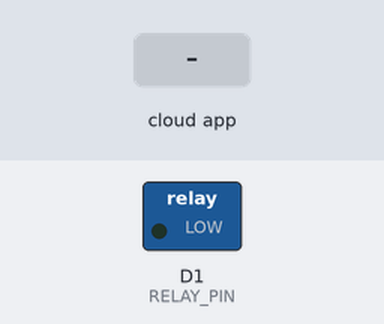
The sketch below on a simulated ESP8266 (NodeMCU). Shown: switched loads named in the sketch (green lamp = pin HIGH). The inputs (shaded band) are chosen by the test bench. What the sketch prints to the serial monitor is not drawn.

Above: at 2.7 s.
2.8 s: the phone or cloud app sets relay to ON
At 3.1 s:
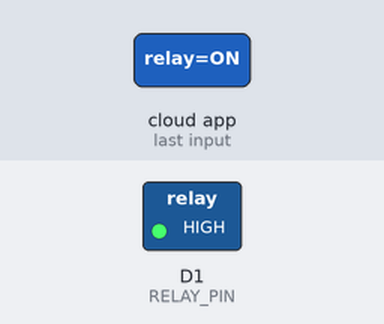
5.8 s: the phone or cloud app sets relay to OFF
At 6.9 s:
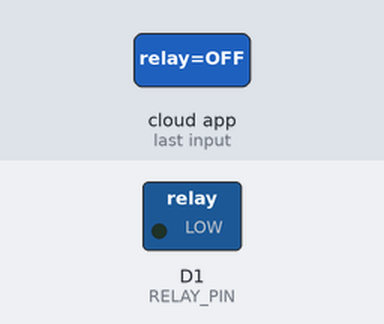
Timing chart, 0 to 8.8 s (numbered marks = the images above; inputs shaded):
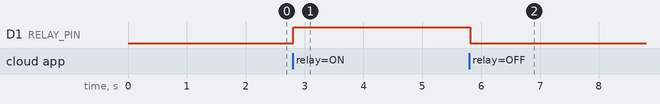

The sketch:

RELAY_ON_OFF_USING_ADAFRUIT.ino
```cpp
//realy on off

#include <ESP8266WiFi.h>
#include "AdafruitIO_WiFi.h"

// ========== ADAFRUIT IO DETAILS ==========
#define IO_USERNAME  "relay030526"
//Relay@123
#define IO_KEY       "aio_zblg63TRRlU79LIyfkSxN1sJFMu3"

// ========== WIFI DETAILS ==========
#define WIFI_SSID    "homeiot"
#define WIFI_PASS    "homeiot123"

// ========== ADAFRUIT IO OBJECT ==========
AdafruitIO_WiFi io(IO_USERNAME, IO_KEY, WIFI_SSID, WIFI_PASS);

// ========== ADAFRUIT IO FEED ==========
AdafruitIO_Feed *relayFeed = io.feed("relay");

// ========== RELAY PIN ==========
#define RELAY_PIN D1   // GPIO5

// Most relay modules are Active LOW
#define RELAY_ON  HIGH
#define RELAY_OFF LOW

// ========== AUTO OFF TIMER ==========
bool relayState = true;
unsigned long relayOnTime = 0;
const unsigned long AUTO_OFF_TIME = 10000; // 10 seconds

// ========== RELAY FUNCTION ==========
void setRelay(bool state) {
  relayState = state;

  if (state == true) {
    digitalWrite(RELAY_PIN, RELAY_ON);
    relayOnTime = millis();
    Serial.println("Relay ON");
  }
  else {
    digitalWrite(RELAY_PIN, RELAY_OFF);
    Serial.println("Relay OFF");
  }
}

// ========== ADAFRUIT IO MESSAGE ==========
void handleRelayMessage(AdafruitIO_Data *data) {
  String command = data->toString();
  command.toUpperCase();

  Serial.print("Received: ");
  Serial.println(command);

  if (command == "ON" || command == "1") {
    setRelay(true);
  }
  else if (command == "OFF" || command == "0") {
    setRelay(false);
  }
}

void setup() {
  Serial.begin(115200);

  pinMode(RELAY_PIN, OUTPUT);
  digitalWrite(RELAY_PIN, RELAY_OFF);

  Serial.print("Connecting to Adafruit IO");

  relayFeed->onMessage(handleRelayMessage);
  io.connect();

  while (io.status() < AIO_CONNECTED) {
    Serial.print(".");
    delay(500);
  }

  Serial.println();
  Serial.println("Adafruit IO Connected");

  relayFeed->get();
}

void loop() {
  io.run();

  if (relayState == true && millis() - relayOnTime >= AUTO_OFF_TIME) {
    setRelay(false);

    // Update Adafruit IO dashboard button to OFF
    relayFeed->save("OFF");

    Serial.println("Relay Auto OFF after 10 seconds");
  }
}
```

Measured:
- after the input at 2.8 s, D1 (RELAY_PIN): LOW → HIGH at once
- after the input at 5.8 s, D1 (RELAY_PIN): HIGH → LOW after 0.01 s instead of 7.0 s
